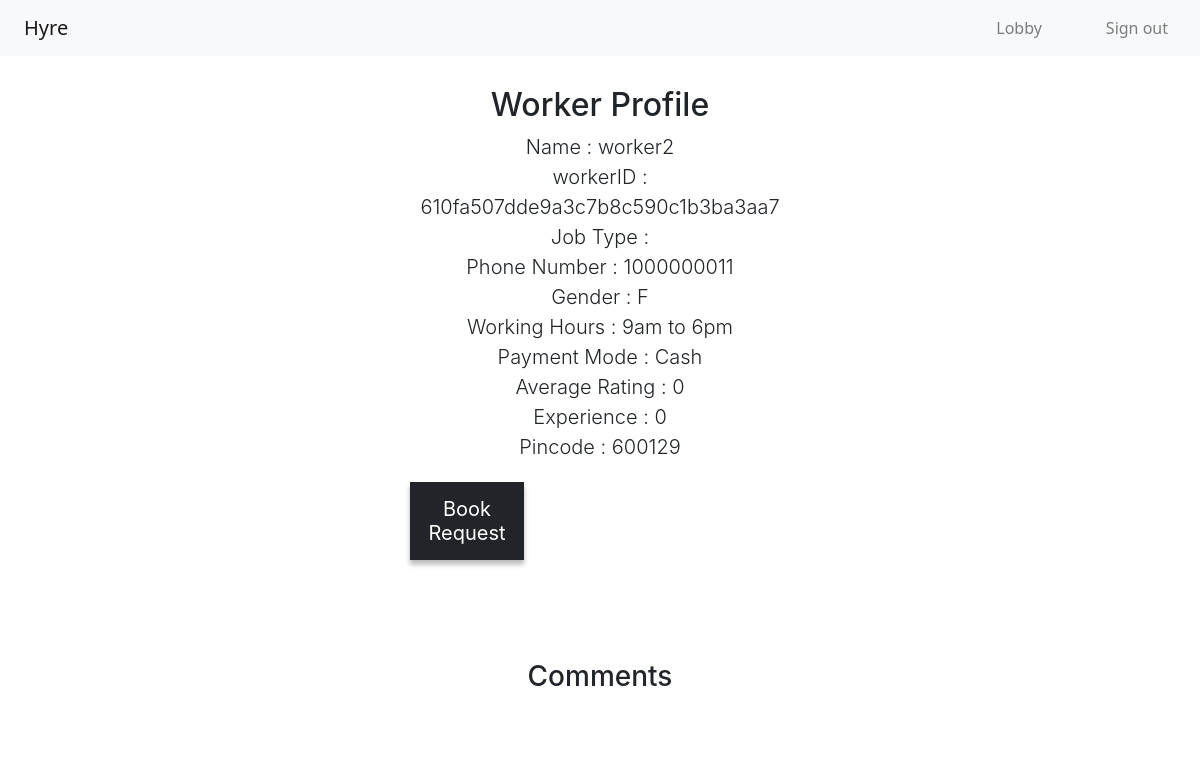
The page /workerProfile.php?workerID=610fa507dde9a3c7b8c590c1b3ba3aa7 (signed in) on the database its author committed.
### tables this page shows
CREATE TABLE `worker` (
  `workerID` varchar(32) NOT NULL,
  `workerName` varchar(30) NOT NULL,
  `jobType` varchar(30) NOT NULL,
  `workingHours` varchar(20) NOT NULL DEFAULT '9am to 6pm',
  `experience` tinyint(11) NOT NULL,
  `paymentMode` varchar(50) NOT NULL DEFAULT 'Cash',
  `photo` blob NOT NULL,
  `reputationCount` int(11) NOT NULL DEFAULT 0,
  `averageRating` float NOT NULL DEFAULT 0
);

CREATE TABLE `account` (
  `name` varchar(30) NOT NULL,
  `phoneNumber` bigint(10) NOT NULL,
  `gender` char(1) NOT NULL DEFAULT 'M',
  `dOB` date NOT NULL,
  `pincode` int(6) NOT NULL,
  `aadhaar` bigint(16) NOT NULL,
  `password` varchar(32) NOT NULL,
  `userType` char(1) NOT NULL DEFAULT 'W',
  `ID` varchar(32) NOT NULL,
  `accountStatus` tinyint(4) NOT NULL DEFAULT 1,
  `reportCount` smallint(6) NOT NULL DEFAULT 0
);

### workerProfile.php (the view, shortened to what this page needs)
<?php
include 'config.php' ;
if( $_SESSION['userType'] ){
    $workerID = "" ;
    if( isset($_GET['workerID']) ){
        $workerID = $_GET['workerID'] ;
    }
    $selectWorkers = "SELECT * FROM worker,account where worker.workerID=account.ID and workerID = '$workerID' ";
    $result = mysqli_query( $conn, $selectWorkers ) ;
    $row = mysqli_fetch_assoc($result) ;
    $workerID = $row['workerID'] ;
    $name = $row['workerName'] ;
    $jobType = $row['jobType'] ;
    $workingHours = $row['workingHours'] ;
    $phoneNumber = $row['phoneNumber'] ;
    $gender = $row['gender'] ;
    $averageRating = $row['averageRating'] ;
    $paymentMode = $row['paymentMode'] ;
    $experience = $row['experience'] ;
    $pincode = $row['pincode'] ;
?>
<!DOCTYPE html>
<html>
    <head>
        <link rel="stylesheet" type="text/css" href="1Level/darkTheme.css">
        <link rel="stylesheet" href="https://cdn.jsdelivr.net/npm/bootstrap@4.0.0/dist/css/bootstrap.min.css">
    <link href="https://cdn.jsdelivr.net/npm/bootstrap@5.2.0-beta1/dist/css/bootstrap.min.css" rel="stylesheet">
    </head>
    <body>
    <nav class="navbar navbar-expand-lg navbar-light bg-light">
        <a class="navbar-brand ms-4" href="">Hyre</a>
        <div class="collapse navbar-collapse" id="#navbarToggleButton">
        <ul class="navbar-nav px-4 ms-auto">
            <li class="nav-item"><a class="nav-link" href='mainlobby.php'>Lobby</a></li>
        </ul>
        <ul class="navbar-nav px-4">
            <li class="nav-item"><a class="nav-link" href='logout.php'>Sign out</a></li>
        </ul>
        </div>
    </nav>
            <div class="form">
                <h2 style='text-align:center'>Worker Profile</h2>
                <?php
                echo "<p>Name : $name<br> workerID : $workerID<br>";
                echo "Job Type : $jobType<br> Phone Number : $phoneNumber<br>Gender : $gender<br>Working Hours : $workingHours<br>" ;
                echo "Payment Mode : $paymentMode<br>Average Rating : $averageRating<br>Experience : $experience<br>Pincode : $pincode<br>" ;
                if( $_SESSION['userType'] == "C" ){
                    echo "<div><h3 style='font-size:1.25rem;font-weight:300; margin-top:20px; margin-bottom:20px'><a href='book.php?workerID=$workerID' id='submit-button'><button>Book Request</button></a></h3></div>" ;
                }
                else{
                    ?>
                    <div><button type="button" onclick="location.href='editWorkerDetails.php'" name="editWorkerDetails" id="submit-button" style="margin-top:15px;  border-radius:5px">Edit</button></div>
                    <?php
                }
                ?>
            </div>
            <div class="form">
                <h3 style='text-align:center'>Comments</h3>
            </div>
    </body>
 </html>
 <?php
    }
    else{
        header("location:index.html") ;
    }
?>

### 1Level/darkTheme.css (style rules this page uses)
h2 { font-weight: 400; margin-bottom: 35px; color: rgb(33, 37, 41); font-family: -apple-system,system-ui,BlinkMacSystemFont,"Segoe UI",Roboto,"Helvetica Neue",Arial,sans-serif; text-align: center; margin-bottom: 10px; }
body { background-color: rgb(255, 255, 255); }
.form { margin: auto; padding-left: 50px; padding-right: 50px; padding-bottom: 50px; padding-top: 30px; background-color: white; min-height: xxx; overflow: hidden; width: 40%; border-radius: 15px; font-family: -apple-system,system-ui,BlinkMacSystemFont,"Segoe UI",Roboto,"Helvetica Neue",Arial,sans-serif; line-height: 180%; color: rgb(33, 37, 41); font-size: 17px; font-size: 1.25rem; font-weight: 300; }
h3 { font-family: -apple-system,system-ui,BlinkMacSystemFont,"Segoe UI",Roboto,"Helvetica Neue",Arial,sans-serif; font-weight: normal; font-stretch: narrower; color: rgb(33, 37, 41); font-size:1.25rem; }
button { font-size: 17px; padding: 15px; top:50%; background-color: rgb(33, 37, 41); color: white; border: none; border-radius: 5px; box-shadow: 0 4px 5px 0 rgba(0,0,0,0.2), 0 5px 5px 0 rgba(0,0,0,0.1); font-family: -apple-system,system-ui,BlinkMacSystemFont,"Segoe UI",Roboto,"Helvetica Neue",Arial,sans-serif; color: rgb(255, 255, 255); width: 30%; }
::placeholder { color: rgb(198, 198, 198); }
#submit-button { width: 100%; }
p { color: rgb(33, 37, 41); text-align: center; font-size: 20px; line-height: 30px; font-family: -apple-system,system-ui,BlinkMacSystemFont,"Segoe UI",Roboto,"Helvetica Neue",Arial,sans-serif; }
* { -webkit-box-sizing: border-box; -moz-box-sizing: border-box; box-sizing: border-box; }
button { transition-duration: 0.4s; }
a, a:hover, a:focus, a:active { text-decoration: none; color: inherit; }

### rows shown on the page
worker: workerName "worker2", workerID "610fa507dde9a3c7b8c590c1b3ba3aa7", account.phoneNumber "1000000011", account.gender "F", workingHours "9am to 6pm", paymentMode "Cash", averageRating "0", experience "0", account.pincode "600129"
